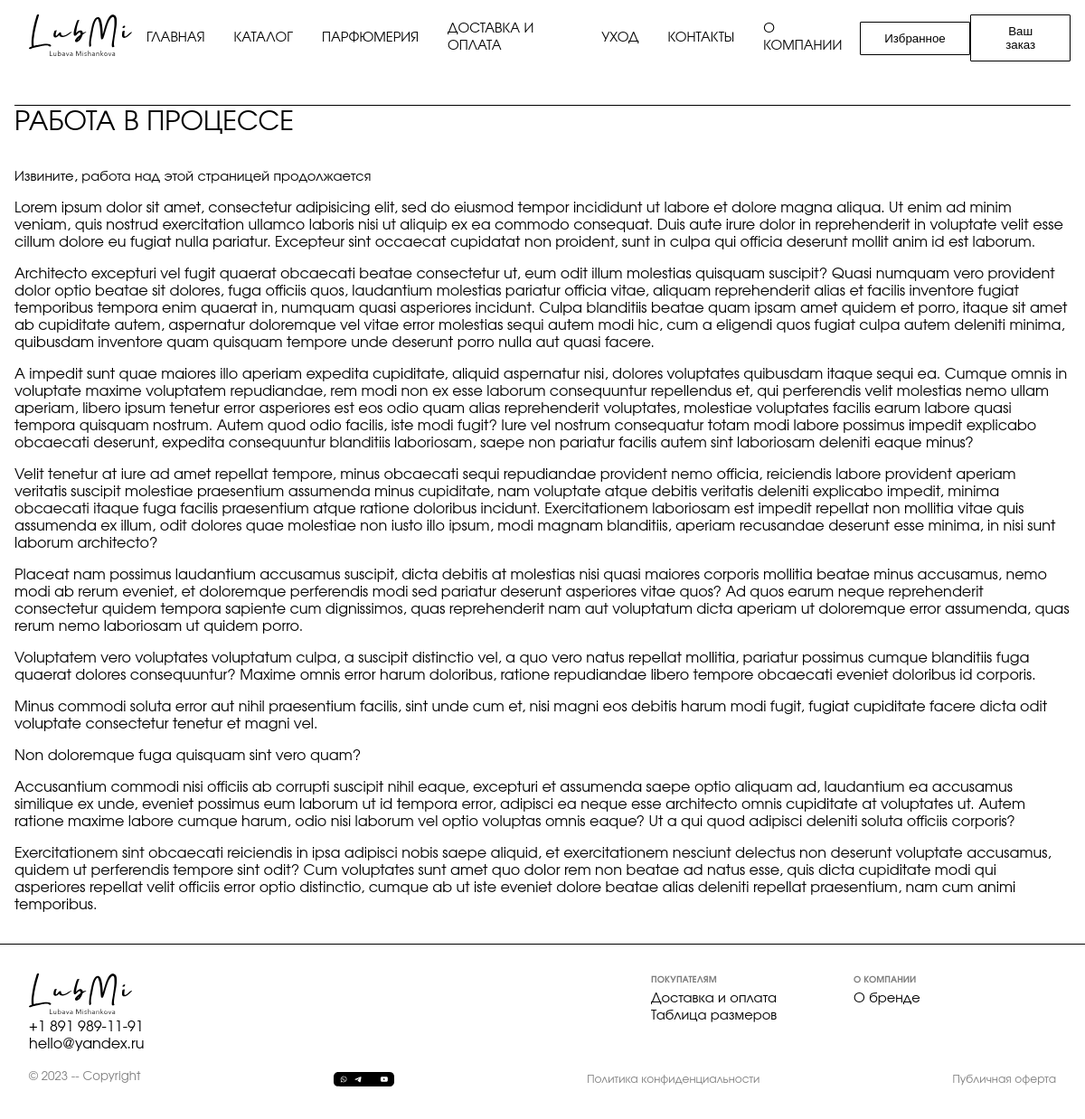
Page /lms/catalogue/ on the committed database.
### lms/models.py (models this page shows, shortened)
class DbItem(models.Model):
    created_at = models.DateTimeField(auto_now_add=True)
    updated_at = models.DateTimeField(auto_now=True)
    class Meta:
        abstract: bool = True

class Parameter(DbItem):
    key = models.CharField(primary_key=True, max_length=50)                                     # -- ключ --
    value = models.CharField(max_length=250)                                                    # -- значение --
    in_context = models.BooleanField(default=True)                                              # -- используется в контексте --
    description = models.TextField(null=True, blank=True)                                       # -- описание --

### lms/views.py (the view)
# urls.py: path('catalogue/', CatalogueView.as_view(), name='catalogue'),
class CatalogueView(ListView):
    queryset = Product.published.all()
    context_object_name = 'products'
    paginate_by = 3
    template_name = 'lms/under_work.html'

### lms/processors/processors.py (called while the page is built)
def parameters_processor(_):  # TODO -- dont forget fixtures for params! --
    return {
        f'param_{p.key}': p.value for p in Parameter.objects.filter(in_context=True)
    }

### lms/templates/lms/under_work.html (shortened to what this page needs)
{% extends "lms/std_page.html" %}
{% block page_content %}<h1>Работа в процессе</h1>
<p onclick="popup.show('Извините, работа над этой страницей продолжается');">Извините, работа над этой страницей продолжается</p>
{% lorem 10 p %}{% endblock %}

### lms/templates/lms/std_page.html (shortened to what this page needs)
{% extends "lms/base.html" %}
{% block leading %}
{% include "lms/include/navigation.html" %}
{% endblock %}
{% block page_footer %}
{% include "lms/include/page-footer.html" %}
{% endblock %}

### lms/templates/lms/base.html (shortened to what this page needs)
<!DOCTYPE html>
{% load static %}
<html>
<head>
  <link href="{% static "css/lms.css" %}" rel="stylesheet">
</head>
<body>
  <header class="leading">
    {% block leading %}
    {% endblock %}
  </header>
  <div class="content">
    <div id="leading-spacer"></div>
    <main class="page">
      {% block page_content %}
      {% endblock %}
    </main>
    <footer class="page">
      {% block page_footer %}
      {% endblock %}
    </footer>
  </div>
</body>
</html>

### lms/templates/lms/include/navigation.html
{% load static %}
<nav>
  <a class="logo" href='{% url "lms:index" %}'><img src="{% static 'svg/logo.svg' %}"/></a>
  <a href='{% url "lms:index" %}'>{{param_title_main_page}}</a>
  <a href='{% url "lms:catalogue" %}'>{{param_title_catalogue}}</a>
  <a href='{% url "lms:perfumery" %}'>{{param_title_perfumery}}</a>
  <a href='{% url "lms:delivery" %}'>{{param_title_shipping_and_payment}}</a>
  <a href='{% url "lms:care" %}'>{{param_title_care}}</a>
  <a href='{% url "lms:contacts" %}'>{{param_title_contacts}}</a>
  <a href='{% url "lms:about" %}'>{{param_title_about_company}}</a>
  <button onclick="right_sidebar.show_favorites();">{{param_title_favorites}}</button>
  <button onclick="right_sidebar.show_scart();">{{param_title_shopping_cart}}</button>
</nav>

### lms/templates/lms/include/page-footer.html
{% load static %}
<div class="std-footer">
  <div class="std-footer-item-1">
    <a class="logo" href='{% url "lms:index" %}'><img src="{% static 'svg/logo.svg' %}"/></a>
    <a href='{% url "lms:index" %}'>{{param_label_phone}}</a>
    <a href='{% url "lms:index" %}'>{{param_label_email}}</a>
  </div>
  <div class="std-footer-item-2">
    <h6>{{param_title_for_buyers}}</h6>
    <a href='{% url "lms:delivery" %}'>{{param_title_shipping_and_payment}}</a>
    <a href='{% url "lms:index" %}'>{{param_title_size_table}}</a>
  </div>
  <div class="std-footer-item-3">
    <h6>{{param_title_about_company}}</h6>
    <a href='{% url "lms:about" %}'>{{param_title_about_the_brand}}</a>
  </div>
  <div class="std-footer-item-4">
    <small>{{param_label_copyright}}</small>
    <img style="height:1em" src="{% static 'svg/footer.svg' %}"/>
    <a href='{% url "lms:index" %}'><small>{{param_title_privacy_policy}}</small></a>
    <a href='{% url "lms:index" %}'><small>{{param_title_public_offer}}</small></a>
  </div>
</div>

### lms/static/css/lms.css (style rules this page uses)
:root { --LeadingHeight: 3rem; --FooterHeight: 3rem; --DefPadding: 1em; --Fonts: 'URW Gothic', helvetica, sans-serif; --ZixContent: 10; --ZixLeading: 20; --ZixPanels: 30; --ZixTop: 40; --CatItemWidth: 17rem; --ScartFigWidth: 7rem; --HeartSize: 1.6rem; --Gap: var(--DefPadding); }
* { outline: 0; }
body, aside, .content, .leading { margin: 0; padding: 0; font-family: var(--Fonts); }
.content { position: static; left: 0; right: 0; display: flex; flex-flow: column; z-index: var(--ZixContent); }
.leading { position: fixed; height: var(--LeadingHeight); max-height: var(--LeadingHeight); min-height: var(--LeadingHeight); top: 0; left: 0; right: 0; padding: var(--DefPadding); background: white; z-index: var(--ZixLeading); }
#leading-spacer { flex: 0 0 calc(var(--LeadingHeight) + var(--DefPadding) + 15px); padding: 0; margin: 0; }
.leading > nav { width: 100%; display: flex; flex-direction: row; align-items: center; justify-content: space-between; }
.leading > nav > a { margin-left: 1rem; margin-right: 1rem; text-decoration: none; text-transform: uppercase; color: black; }
.leading > nav > a.logo { margin-right: auto; }
.leading > nav > a > img, a.logo > img { height: calc(var(--LeadingHeight) * 0.95); }
main.page { padding: var(--DefPadding) }
footer.page { border-top:1px solid black; flex: 0 0 var(--FooterHeight); padding: var(--DefPadding) }
.std-footer { padding: var(--DefPadding); display: grid; grid-template-rows: auto auto; grid-template-columns: auto 7rem 7rem 7rem 7rem; grid-template-areas: "A B B C C" "D D D D D"; }
[class^='std-footer-item'] { display: flex; flex-flow: column; }
[class^='std-footer-item'] > * { text-decoration: none; color: black; }
.std-footer-item-1 { grid-area: A; }
.std-footer-item-2 { grid-area: B; }
.std-footer-item-3 { grid-area: C; }
.std-footer-item-4 { grid-area: D; flex-flow: row; justify-content: space-between; place-items: center; margin-top: 1rem; }
h1 { font-weight:normal; border-top:1px solid black; padding:0 0 10px 0; }
h5, h6, small { opacity: 0.5; margin-block-start: 0.1em; margin-block-end: 0.5em; }
h1, h2, h3, h4, h5, h6 { text-transform: uppercase; }
button, input[type="submit"] { border: solid black thin; border-radius: 1px; color: black; background: none; box-shadow: none; padding: calc(0.75 * var(--DefPadding)) calc(2 * var(--DefPadding)); cursor: pointer; text-decoration: none; }

### rows in the picture
Parameter: value "ГЛАВНАЯ"
Parameter: value "КАТАЛОГ"
Parameter: value "ПАРФЮМЕРИЯ"
Parameter: value "ДОСТАВКА И ОПЛАТА", value "Доставка и оплата"
Parameter: value "УХОД"
Parameter: value "КОНТАКТЫ"
Parameter: value "О КОМПАНИИ"
Parameter: value "Избранное"
Parameter: value "Ваш заказ"
Parameter: value "+1 891 989-11-91"
Parameter: value "hello@yandex.ru"
Parameter: value "ПОКУПАТЕЛЯМ"
Parameter: value "Таблица размеров"
Parameter: value "О бренде"
Parameter: value "© 2023 -- Copyright"
Parameter: value "Политика конфиденциальности"
Parameter: value "Публичная оферта"
